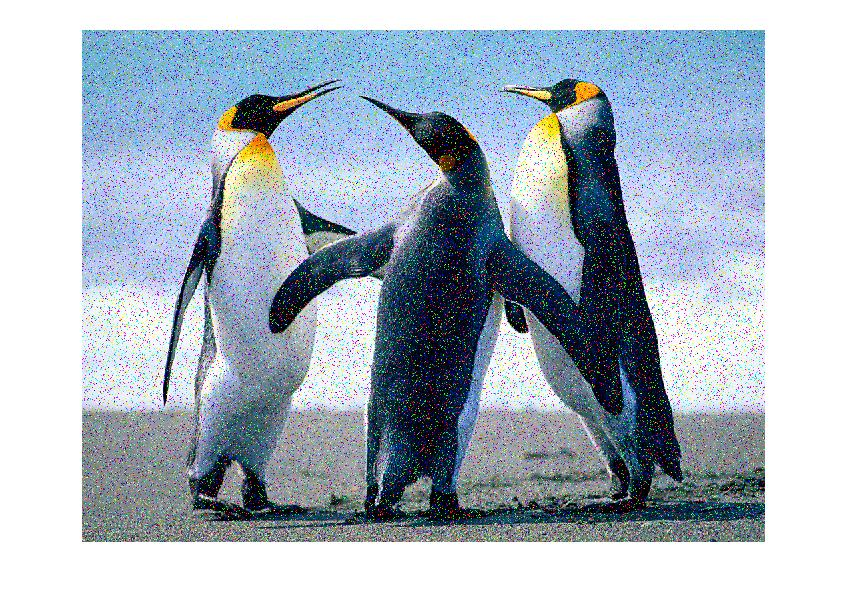
%> input picture PROC/FILTROS/ruido.jpg, 848 x 598 px
$ octave relieve_dibujoalapiz_bordes.m   (GNU Octave 9; MATLAB toolbox functions it lacks are replaced by stand-ins)
%> lines starting %> are read from the running program, lines starting %| are printed output that depends on the picture

clc;
clear all;
[filename path]=uigetfile('*.jpg','Abrir imagen');
%> the answer given: FILTROS/ruido.jpg
if isequal(filename,0)
   return
else
    a=imread(strcat(path,filename));
%> a is the input picture: size 598x848x3 uint8; mean R, G, B 167.8, 179.7, 191.4
    gris=rgb2gray(a); %convertir a escala de grisis
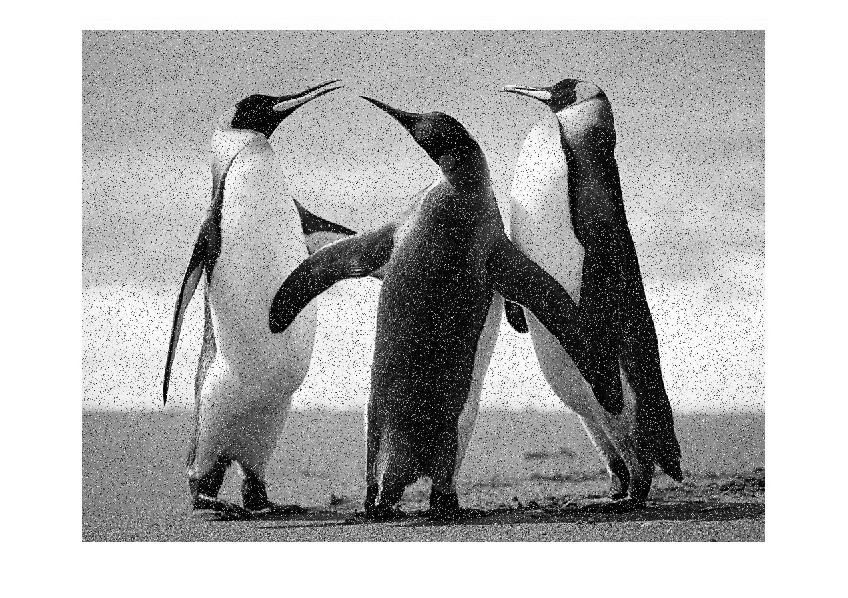
%> gris: size 598x848 uint8; min 0, max 255, mean 177.5
    h=fspecial('prewitt'); %deteca los border
    b1=imfilter(gris,h); %aplciar filtro bordes horizontakles
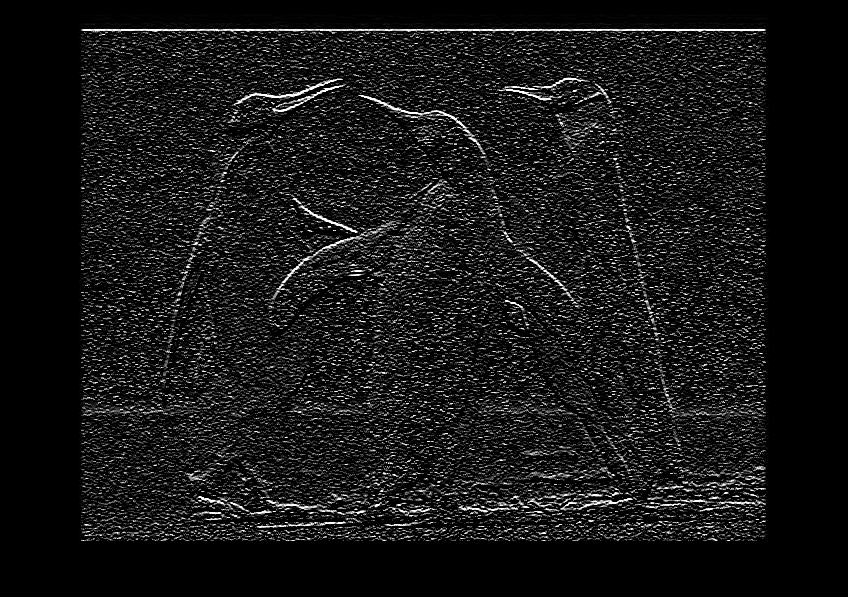
%> b1: size 598x848 uint8; min 0, max 255, mean 23.2
    b2=imfilter(gris,h); %bore veritcales
    c=b1+b2; %une bordes
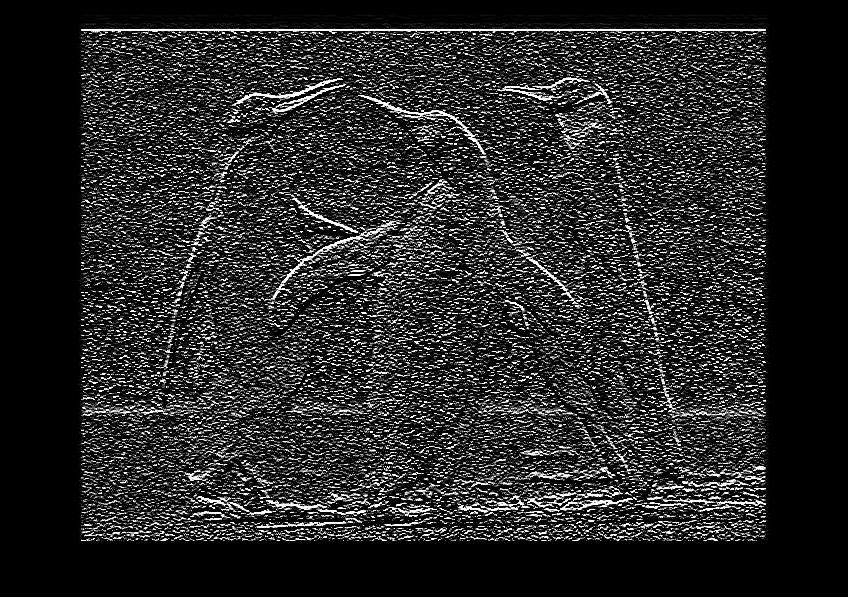
%> c: size 598x848 uint8; min 0, max 255, mean 40.4
    imshow(c); %imprimir imagen con relieve
    title('imagen con relieve');
    d=max(max(c))-c;
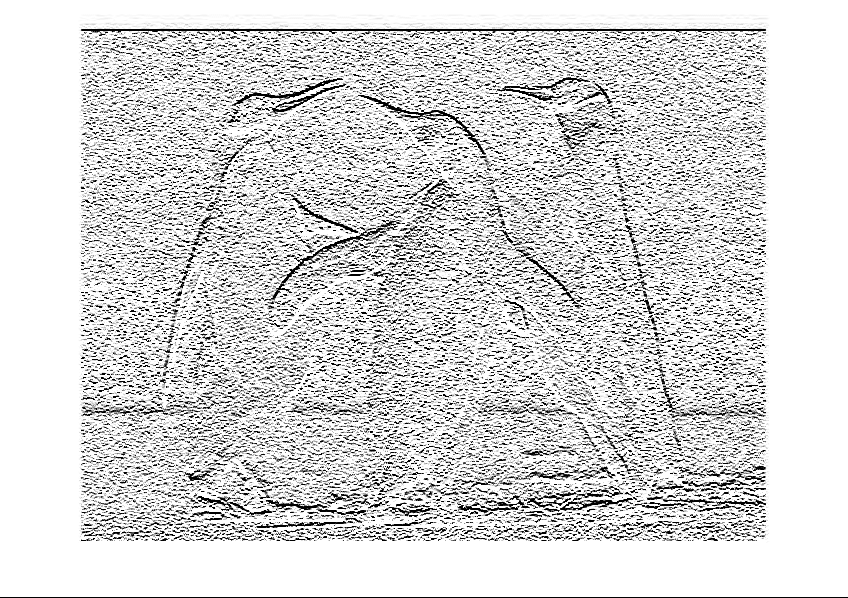
%> d: size 598x848 uint8; min 0, max 255, mean 214.6
    figure;
    imshow(d);
    title('dibjue a lapiz ');

end
